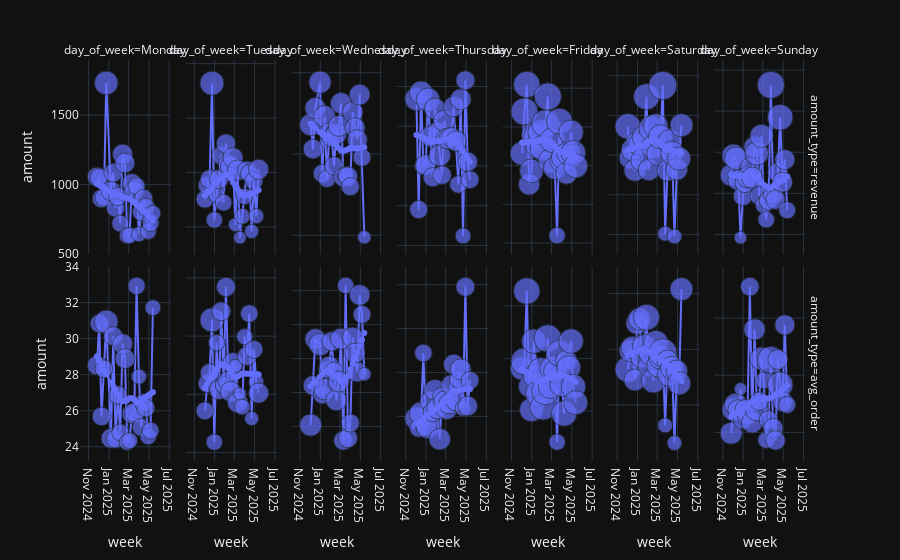

The code cell stored with this chart in its notebook:
### Code cell
# Day of week effects
print(transaction_dat_raw.day_of_week.value_counts(normalize=True))

day_of_week = transaction_dat_raw.groupby(['week','day_of_week','day_of_week_num']).agg(sales = ("week","size"),
                                                        revenue = ("amount","sum"),
                                                         avg_order = ("amount","mean") ).reset_index()
day_of_week.sort_values(['day_of_week_num','week'],ascending=[True,True],inplace = True)

print(day_of_week.head())

day_of_week_melt = pd.melt(day_of_week,id_vars = ['week','day_of_week','sales'],value_vars= ['revenue','avg_order'],var_name = "amount_type",value_name = "amount")
print(day_of_week_melt.head())


# Plot day of week
fig = px.scatter(day_of_week_melt, x = "week", y= "amount", size = "sales",trendline = "lowess", facet_col = "day_of_week",facet_row = "amount_type")
fig.update_traces(mode = "lines+markers")
fig.update_yaxes(matches = None)
fig.show()
